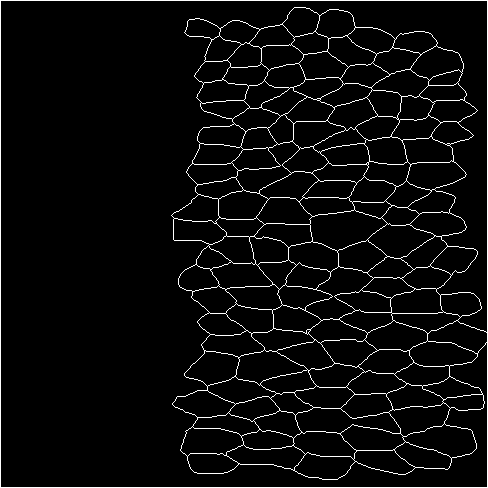
%> input picture dataset/model data_high_velocity_gradient/handCorrection.tif, 488 x 488 px
$ octave --eval "result = preprocess_mask('../dataset/model data_high_velocity_gradient/handCorrection.tif');"   (GNU Octave 9; MATLAB toolbox functions it lacks are replaced by stand-ins)
%> lines starting %> are read from the running program, lines starting %| are printed output that depends on the picture; in (x1, y1, x2, y2) boxes, pixels count from 0 and x2, y2 are one past the last pixel; in counts of white or black regions, pixels touching at a corner belong together; the program's own positions count from 1
function [final_mask_img, cell_labels_img, num_cells] = preprocess_mask(mask_image_path)
% Prepare the mask (handCorrection from Tissue Analyzer) for subsequent analysis

mask_img = imread(mask_image_path);
%> mask_img is the input picture: size 488x488x3 uint8; 4.5% white in thin lines or dots
% Convert image to binary
if ndims(mask_img) == 3
    mask_img = rgb2gray(mask_img);
%> mask_img: size 488x488 uint8; 4.5% white in thin lines or dots
    mask_img = imbinarize(mask_img);
%> mask_img: size 488x488 logical; 4.5% white in thin lines or dots
else
    mask_img = imbinarize(mask_img);
end

% Deal with segmented mask border from TA
mask_img = padarray(mask_img(2:end-1,2:end-1),[1 1], 'replicate', 'both');
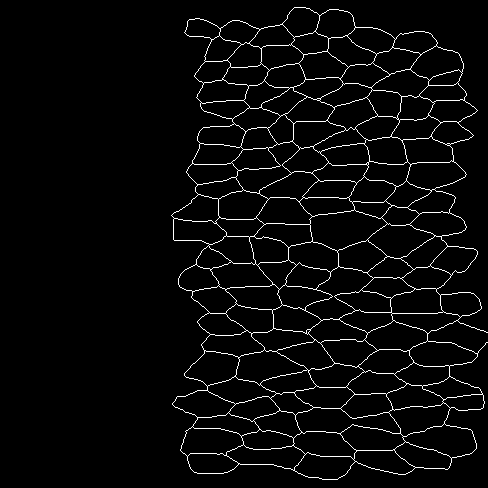
%> mask_img: size 488x488 logical; 3.6% white in thin lines or dots, all inside (x1, y1, x2, y2) = (171, 7, 488, 480)
diag_dil = bwmorph(mask_img,'diag');
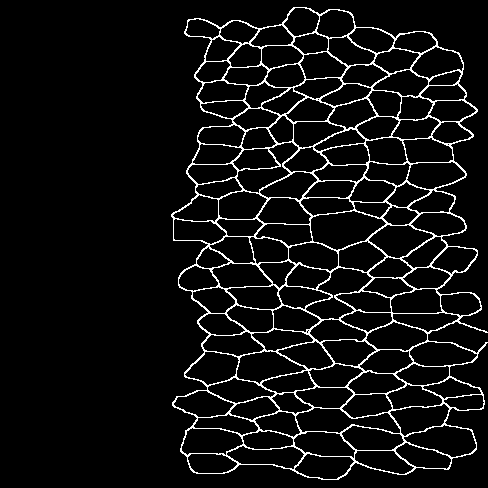
%> diag_dil: size 488x488 logical; 6.3% white in thin lines or dots, all inside (x1, y1, x2, y2) = (171, 7, 488, 480)

% Label all connected components
img_dist = bwdist(~diag_dil);
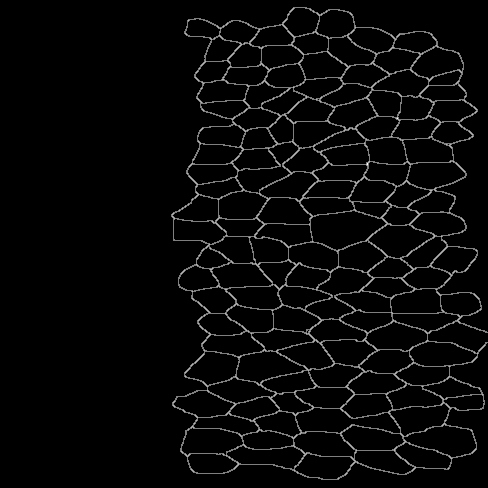
%> img_dist: size 488x488 single; min 0, max 2, mean 0.0659; drawn with min black and max white
img_seg = watershed(img_dist);
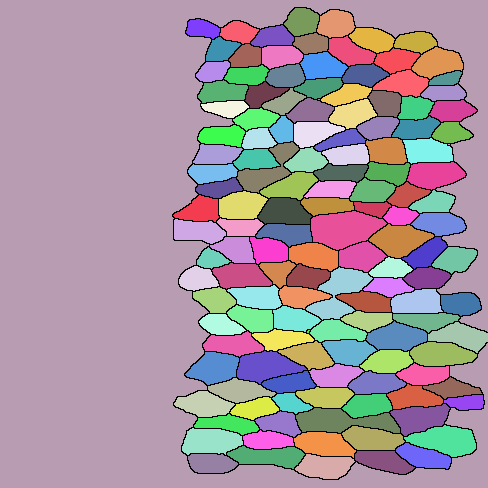
%> img_seg: size 488x488 uint8; 140 distinct labels, from 0 to 139; one colour per label, 0 black
final_mask_img = img_seg == 0;
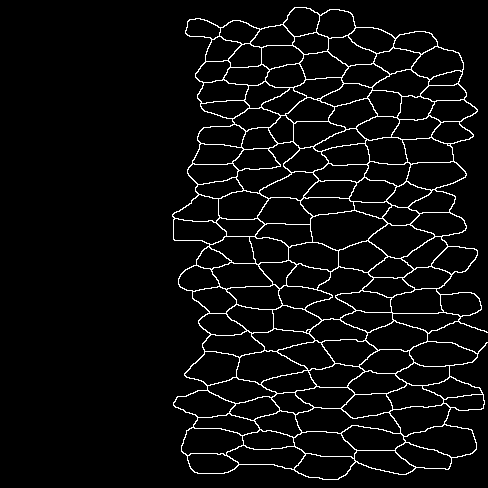
%> final_mask_img: size 488x488 logical; 4.9% white in thin lines or dots, all inside (x1, y1, x2, y2) = (172, 7, 488, 480)
img_inv = ~final_mask_img;
clear_im = imclearborder(img_inv,8);
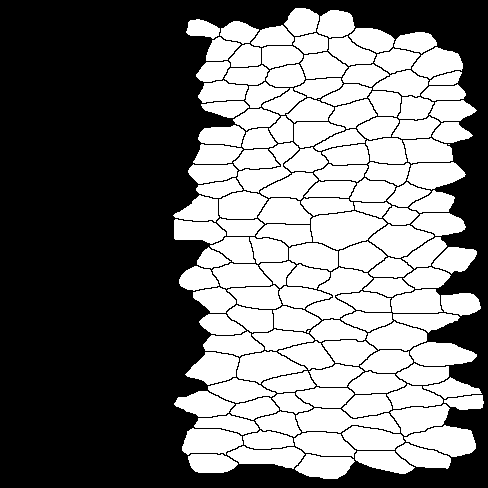
%> clear_im: size 488x488 logical; 45.4% white; 137 white regions (3 under 20 px), largest, box (x1, y1, x2, y2) and area: (311, 211, 387, 250) 1975, (296, 408, 400, 433) 1622, (306, 267, 373, 320) 1585
[cell_labels_img,num_cells] = bwlabel(clear_im,8);
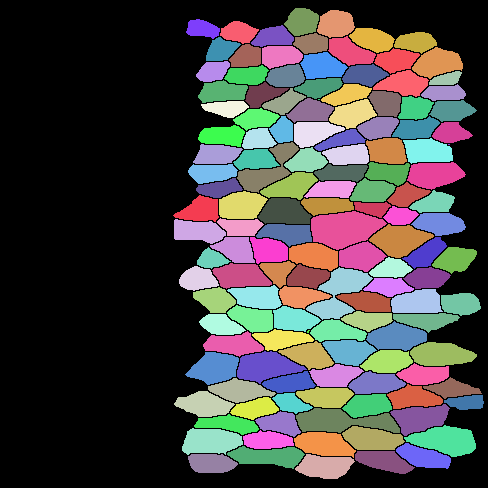
%> cell_labels_img: size 488x488 double; 138 distinct labels, from 0 to 137; one colour per label, 0 black
%> num_cells = 137
